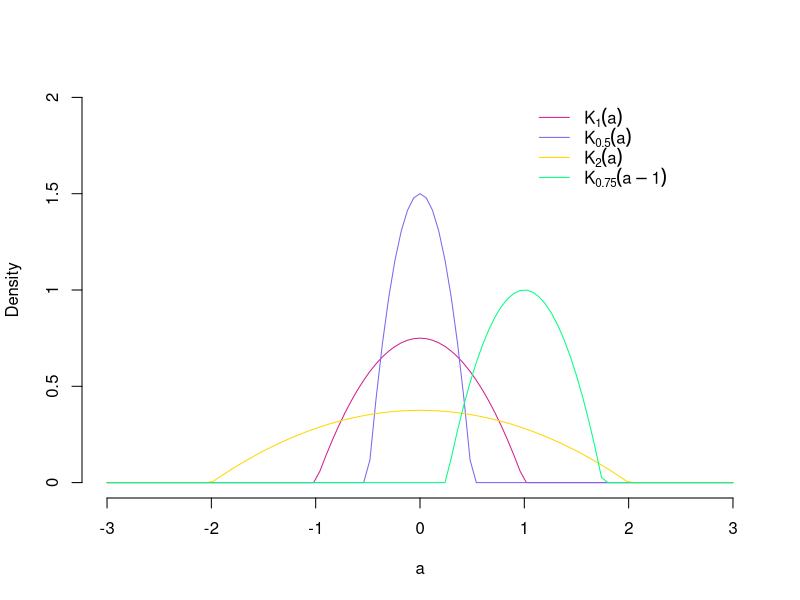
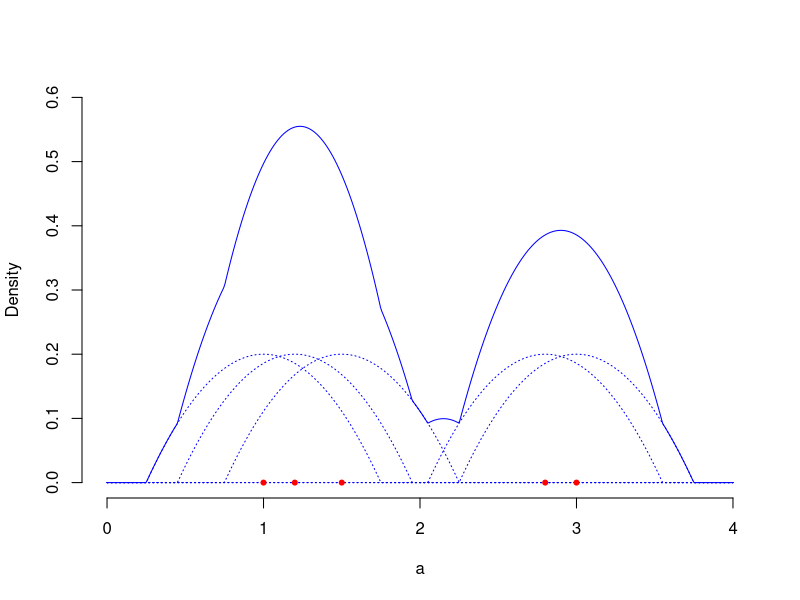

The R script that drew these images, in order:
#Jiang,Qiaoqiao
#Dhatri Chennavajula
#Pari,Fatima H
#SEC 2, HW7, Group H

#3a
#function that accepts a required arg and 2 optional arguments
epanechnikov  <- function(a,x=0,h=1) {
   
  #validation code
  if (!is.numeric(x)) {
    stop("x must be numeric.")
  }
  if (!is.numeric(a)) {
    stop("a must be numeric.")
  }
  if (h <= 0) {
    stop("Bandwith (h) must be greater than 0.")
  }
  # calculate u 
   u <- abs((x - a)/h)
   #calculate kernal estimator
   k <- 3/4 *(1-u^2)
   #Indicator function
   I <- ifelse(u < 1 , 1 ,0)
   # Epanechnikov kernel 
   1/h * k * I
}

#3b
#draw curve for (x=0,h =1), (x=0,h=0.5),(x=0,h=2),(x=1,h=0.75)
curve(epanechnikov(a, x = 0, h = 1), from = -3, to = 3, 
      xname = "a", xlim = c(-3,3), ylim = c(0,2), axes = FALSE, ann = FALSE, col = "violetred")
curve(epanechnikov(a, x = 0, h = 0.5), from = -3, to = 3, xname = "a", add = TRUE, col = "slateblue2")
curve(epanechnikov(a, x = 0, h = 2), from = -3, to = 3, xname = "a", add = TRUE, col = "gold")
curve(epanechnikov(a, x = 1, h = 0.75), from = -3, to = 3, xname = "a", add = TRUE, col = "springgreen")

#x and y Axis
axis(1, at = seq.int(-3, 3), labels = seq.int(-3, 3))
axis(2, at = seq.int(0, 2, by = 0.5), seq.int(0, 2, by = 0.5))

#Adding the expressions for legend
expr1 <- expression(K[1](a))
expr2 <- expression(K[0.5](a))
expr3 <- expression(K[2](a))
expr4 <- expression(K[0.75](a - 1))

legend(1, 2, legend = c(expr1, expr2, expr3, expr4), 
       bty = "n", lty = 1, col = c("violetred", "slateblue2", "gold", "springgreen"))
title(xlab = "a", ylab = "Density")

##########3c Vectorized#######################
x = c(1,1.2,1.5,2.8,3)
h=0.75
# sequence of integers between 0 and 4
aj = seq.int(0,4,length.out = 500) 
n=length(x)
laj <- as.list(aj)

#build the 500 x 5 matrix for different a values
final.aj <- lapply(laj, function(a) (1/n) * epanechnikov(a,x,h))
sand.piles <- matrix(unlist(final.aj),nrow=500,ncol=5, byrow=TRUE)

#plot the kernel densities
plot(aj,type="n",xlim = c(0, 4), ylim = c(0, 0.6),axes=F,ann=F)
apply(sand.piles, 2, function(y) lines(aj , y ,col="blue",lty=3, xlim = c(0, 4), ylim = c(0, 0.6)))
axis(1,at=c(0,1,2,3,4))
axis(2,at=c(0.0,0.1,0.2,0.3,0.4,0.5,0.6))
points(x,y=c(0,0,0,0,0),col="red",pch=20)
title(xlab = "a", ylab = "Density")

#3d
# find and plot denote the probability density function of underlying distribution of the data
piled.sand <- apply(sand.piles,1, sum)
lines(aj,piled.sand,type="l",col="blue",xlab="a",ylab="density")


